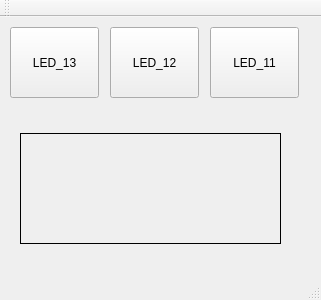
<?xml version="1.0" encoding="UTF-8"?>
<ui version="4.0">
 <class>MainWindow</class>
 <widget class="QMainWindow" name="MainWindow">
  <property name="geometry">
   <rect>
    <x>0</x>
    <y>0</y>
    <width>321</width>
    <height>300</height>
   </rect>
  </property>
  <property name="windowTitle">
   <string>MainWindow</string>
  </property>
  <widget class="QWidget" name="centralWidget">
   <widget class="QPushButton" name="pushButton">
    <property name="geometry">
     <rect>
      <x>10</x>
      <y>10</y>
      <width>89</width>
      <height>71</height>
     </rect>
    </property>
    <property name="text">
     <string>LED_13</string>
    </property>
    <property name="checkable">
     <bool>true</bool>
    </property>
   </widget>
   <widget class="QPushButton" name="pushButton_2">
    <property name="geometry">
     <rect>
      <x>110</x>
      <y>10</y>
      <width>89</width>
      <height>71</height>
     </rect>
    </property>
    <property name="text">
     <string>LED_12</string>
    </property>
    <property name="checkable">
     <bool>true</bool>
    </property>
   </widget>
   <widget class="QPushButton" name="pushButton_3">
    <property name="geometry">
     <rect>
      <x>210</x>
      <y>10</y>
      <width>89</width>
      <height>71</height>
     </rect>
    </property>
    <property name="text">
     <string>LED_11</string>
    </property>
    <property name="checkable">
     <bool>true</bool>
    </property>
   </widget>
   <widget class="QLabel" name="label">
    <property name="geometry">
     <rect>
      <x>20</x>
      <y>116</y>
      <width>261</width>
      <height>111</height>
     </rect>
    </property>
    <property name="frameShape">
     <enum>QFrame::Box</enum>
    </property>
    <property name="text">
     <string/>
    </property>
   </widget>
  </widget>
  <widget class="QMenuBar" name="menuBar">
   <property name="geometry">
    <rect>
     <x>0</x>
     <y>0</y>
     <width>321</width>
     <height>22</height>
    </rect>
   </property>
  </widget>
  <widget class="QToolBar" name="mainToolBar">
   <attribute name="toolBarArea">
    <enum>TopToolBarArea</enum>
   </attribute>
   <attribute name="toolBarBreak">
    <bool>false</bool>
   </attribute>
  </widget>
  <widget class="QStatusBar" name="statusBar"/>
 </widget>
 <layoutdefault spacing="6" margin="11"/>
 <resources/>
 <connections/>
</ui>
